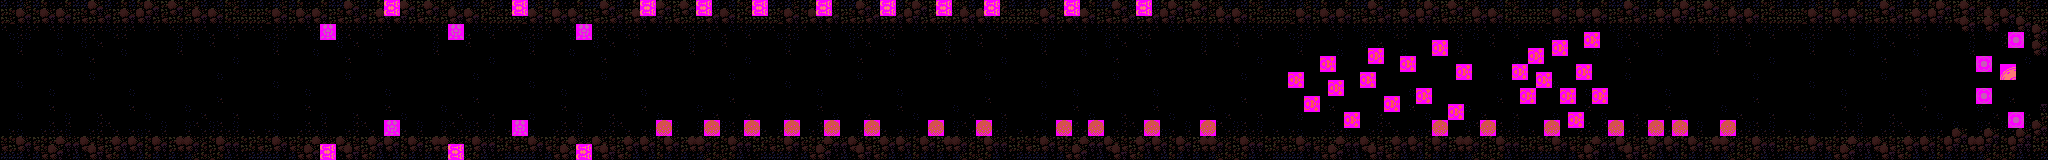

This is a level from a 2D game, rendered from its Tiled map with the project's own tilesets. A one-line summary and the map file follow, with tile-layer data summarised:
An orthogonal 256x20 tile map with 8x8 px tiles, 2 tile layers (Tile Layer 1, Tile Layer 2).

<map version="1.10" tiledversion="1.10.2" orientation="orthogonal" renderorder="right-down" width="256" height="20" tilewidth="8" tileheight="8" infinite="0" nextlayerid="3" nextobjectid="1">
 <tileset firstgid="1" name="stage_bg_a" tilewidth="8" tileheight="8" tilecount="1024" columns="32">
  <image source="gfx.png" width="256" height="256" />
 </tileset>
 <layer id="1" name="Tile Layer 1" width="256" height="20" opacity="0.23">
  <data>[5120 cells, 5120 non-empty, 10 distinct tile ids]</data>
 </layer>
 <layer id="2" name="Tile Layer 2" width="256" height="20">
  <data>[5120 cells, 264 non-empty, 24 distinct tile ids]</data>
 </layer>
</map>